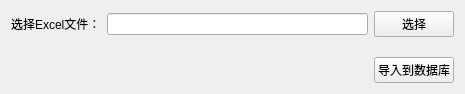
<?xml version="1.0" encoding="UTF-8"?>
<ui version="4.0">
 <class>DataImportTool</class>
 <widget class="QWidget" name="DataImportTool">
  <property name="geometry">
   <rect>
    <x>0</x>
    <y>0</y>
    <width>465</width>
    <height>94</height>
   </rect>
  </property>
  <property name="windowTitle">
   <string>Excel数据导入工具</string>
  </property>
  <layout class="QVBoxLayout" name="verticalLayout">
   <item>
    <layout class="QHBoxLayout" name="horizontalLayout">
     <item>
      <widget class="QLabel" name="user_label">
       <property name="text">
        <string>选择Excel文件：</string>
       </property>
      </widget>
     </item>
     <item>
      <widget class="QLineEdit" name="user_path_edit"/>
     </item>
     <item>
      <widget class="QPushButton" name="user_path_button">
       <property name="text">
        <string>选择</string>
       </property>
      </widget>
     </item>
    </layout>
   </item>
   <item>
    <spacer name="verticalSpacer">
     <property name="orientation">
      <enum>Qt::Vertical</enum>
     </property>
     <property name="sizeHint" stdset="0">
      <size>
       <width>20</width>
       <height>38</height>
      </size>
     </property>
    </spacer>
   </item>
   <item>
    <layout class="QHBoxLayout" name="horizontalLayout_3">
     <item>
      <spacer name="horizontalSpacer">
       <property name="orientation">
        <enum>Qt::Horizontal</enum>
       </property>
       <property name="sizeHint" stdset="0">
        <size>
         <width>40</width>
         <height>20</height>
        </size>
       </property>
      </spacer>
     </item>
     <item>
      <widget class="QPushButton" name="import_button">
       <property name="text">
        <string>导入到数据库</string>
       </property>
      </widget>
     </item>
    </layout>
   </item>
  </layout>
 </widget>
 <resources/>
 <connections/>
</ui>
